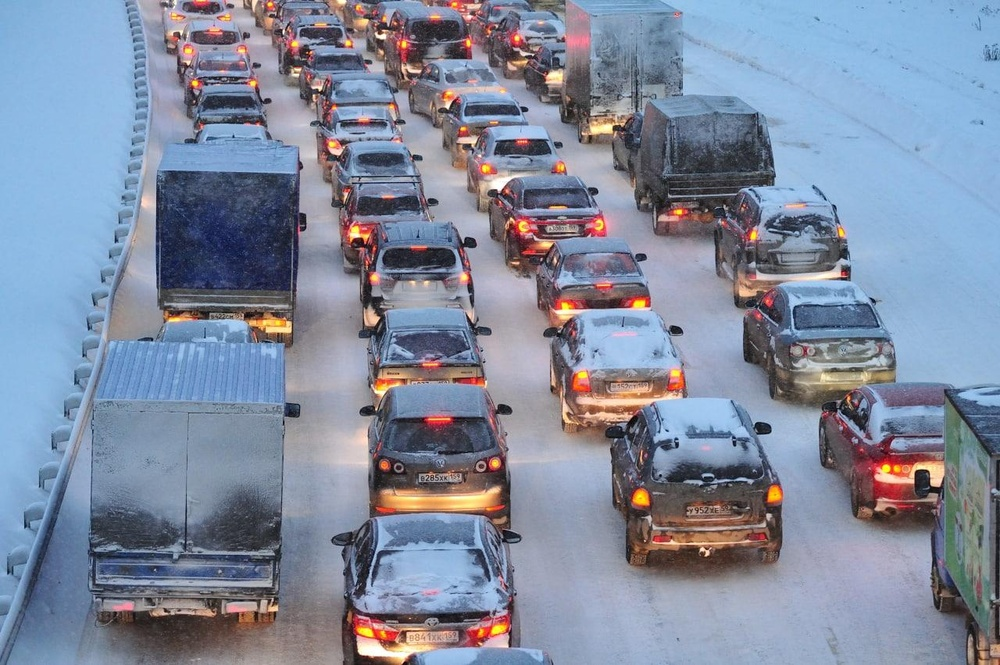
#> input picture gray/images/input.jpg, 1000 x 665 px, shrunk from 1280 x 851 before the run
$ python make_gray.py
#> lines starting #> are read from the running program, lines starting #| are printed output that depends on the picture
"""Сделать ч/б (1-канальную) версию картинки."""

import cv2

img = cv2.imread("images/input.jpg")
#> img is the input picture: shape (665, 1000, 3); mean B, G, R 158.4, 138.1, 128.4
gray = cv2.cvtColor(img, cv2.COLOR_BGR2GRAY)
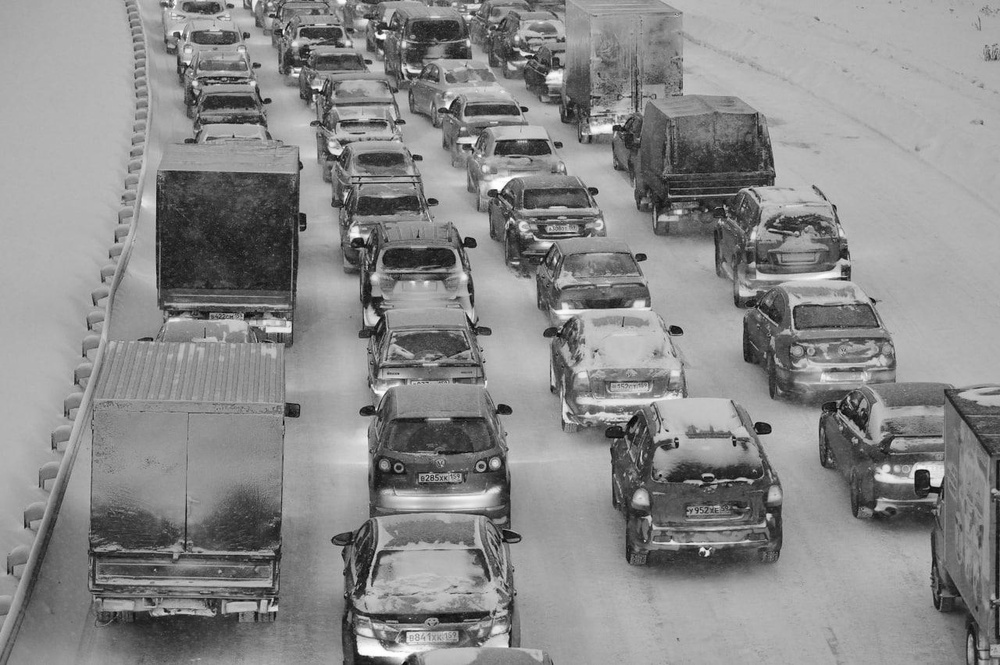
#> gray: shape (665, 1000); min 3, max 255, mean 137.5
cv2.imwrite("images/input_gray.jpg", gray)
print("Сохранено: images/input_gray.jpg (1 канал)")
